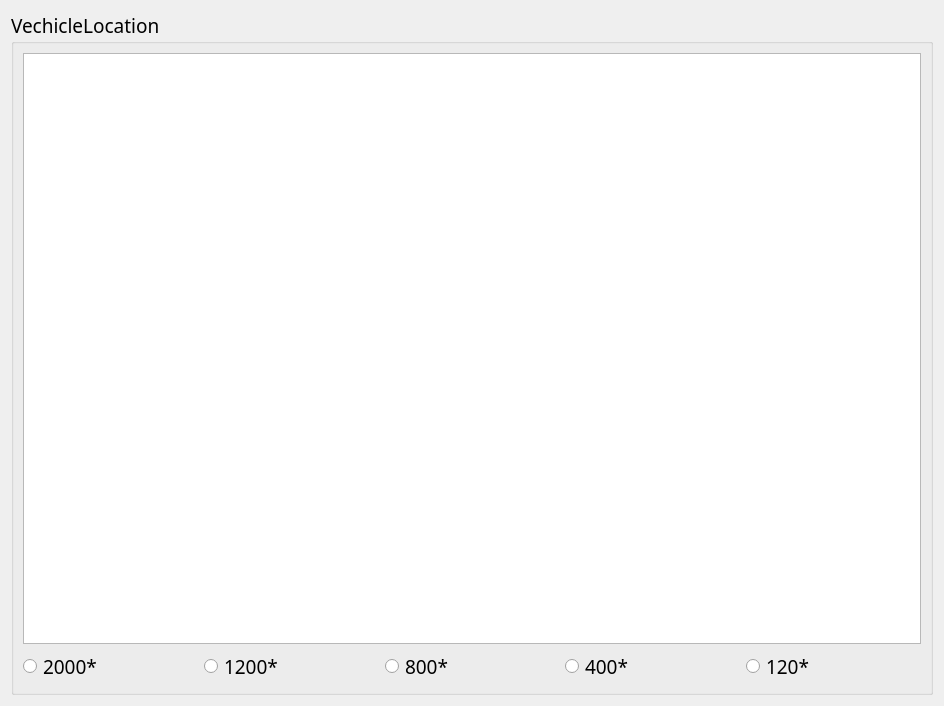
<?xml version="1.0" encoding="UTF-8"?>
<ui version="4.0">
 <class>VechicleMapWidget</class>
 <widget class="QWidget" name="VechicleMapWidget">
  <property name="geometry">
   <rect>
    <x>0</x>
    <y>0</y>
    <width>944</width>
    <height>706</height>
   </rect>
  </property>
  <property name="sizePolicy">
   <sizepolicy hsizetype="Expanding" vsizetype="Expanding">
    <horstretch>0</horstretch>
    <verstretch>0</verstretch>
   </sizepolicy>
  </property>
  <property name="windowTitle">
   <string>Form</string>
  </property>
  <layout class="QGridLayout" name="gridLayout_2">
   <item row="0" column="0">
    <widget class="QGroupBox" name="groupBox">
     <property name="sizePolicy">
      <sizepolicy hsizetype="Expanding" vsizetype="Expanding">
       <horstretch>0</horstretch>
       <verstretch>0</verstretch>
      </sizepolicy>
     </property>
     <property name="font">
      <font>
       <family>Agency FB</family>
       <pointsize>14</pointsize>
      </font>
     </property>
     <property name="title">
      <string>VechicleLocation</string>
     </property>
     <layout class="QGridLayout" name="gridLayout">
      <item row="0" column="0">
       <widget class="QGraphicsView" name="graphicsView"/>
      </item>
      <item row="1" column="0">
       <layout class="QHBoxLayout" name="horizontalLayout">
        <item>
         <widget class="QRadioButton" name="radioButton">
          <property name="text">
           <string>2000*</string>
          </property>
         </widget>
        </item>
        <item>
         <widget class="QRadioButton" name="radioButton_2">
          <property name="text">
           <string>1200*</string>
          </property>
         </widget>
        </item>
        <item>
         <widget class="QRadioButton" name="radioButton_3">
          <property name="text">
           <string>800*</string>
          </property>
         </widget>
        </item>
        <item>
         <widget class="QRadioButton" name="radioButton_4">
          <property name="text">
           <string>400*</string>
          </property>
         </widget>
        </item>
        <item>
         <widget class="QRadioButton" name="radioButton_5">
          <property name="text">
           <string>120*</string>
          </property>
         </widget>
        </item>
       </layout>
      </item>
     </layout>
    </widget>
   </item>
  </layout>
 </widget>
 <resources/>
 <connections/>
</ui>
